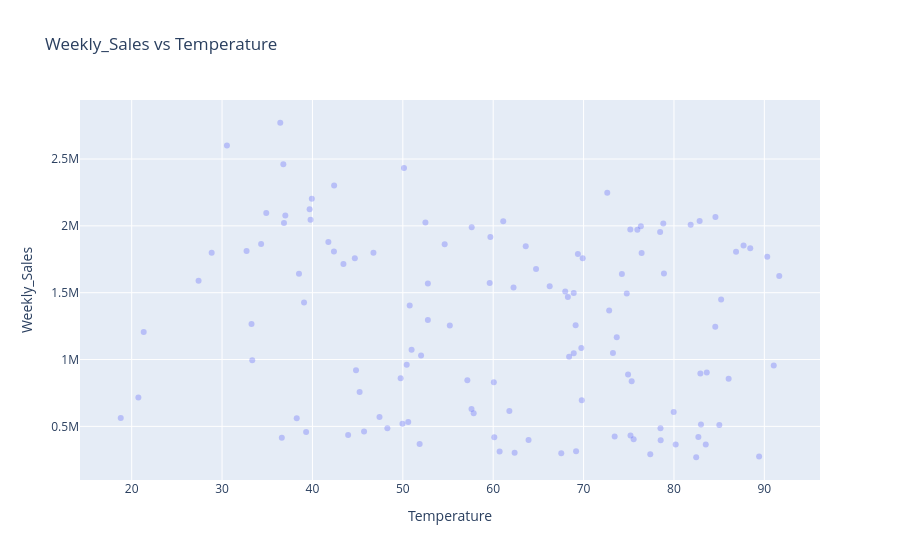

This figure's notebook cell:
### Markdown cell above
- La visualisation ne montre pas de relation linéaire claire entre Temperature et Weekly_Sales : la dispersion est élevée à toutes les températures
- S’il existe un effet, il est probablement faible, non linéaire ou masqué par des facteurs plus dominants (Store, saisonnamlité, holidays)

### Code cell
fig = px.scatter(
    df.dropna(subset=["Temperature", "Weekly_Sales"]),
    x="Temperature",
    y="Weekly_Sales",
    opacity=0.35,
    title="Weekly_Sales vs Temperature",
    labels={"Temperature": "Temperature", "Weekly_Sales": "Weekly_Sales"},
)
fig.show()
